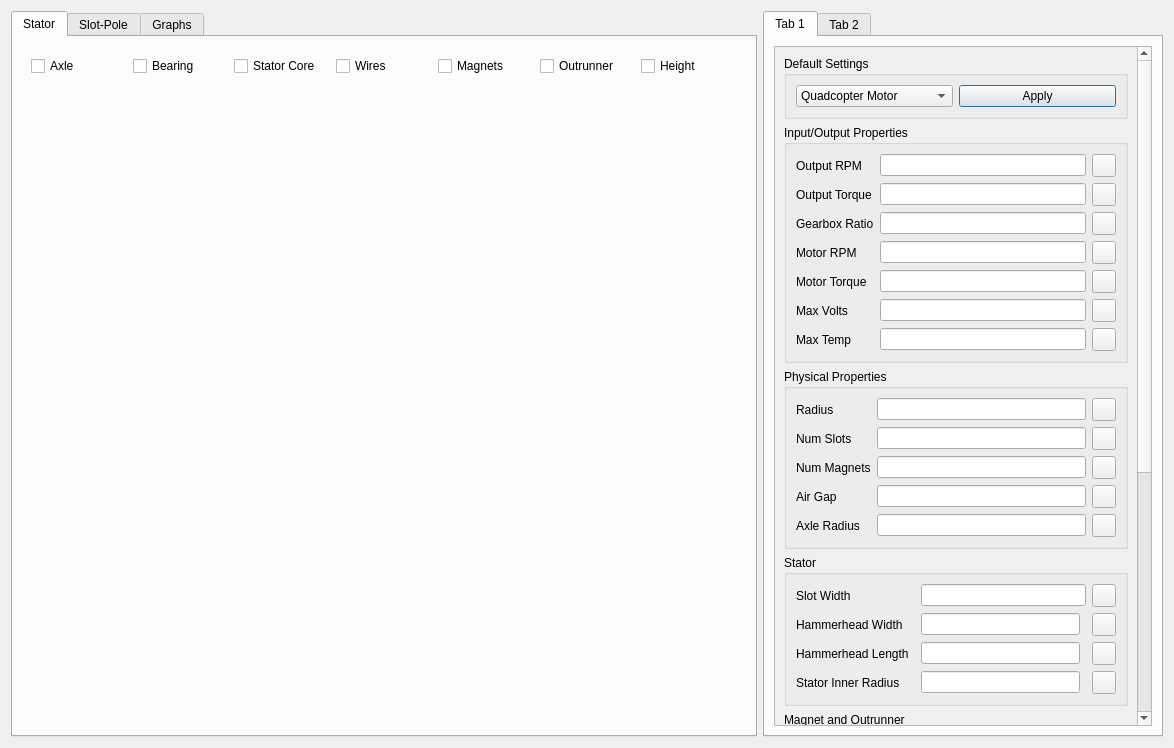
<?xml version="1.0" encoding="UTF-8"?>
<ui version="4.0">
 <class>BLDCDialog</class>
 <widget class="QDialog" name="BLDCDialog">
  <property name="geometry">
   <rect>
    <x>0</x>
    <y>0</y>
    <width>1174</width>
    <height>748</height>
   </rect>
  </property>
  <property name="sizePolicy">
   <sizepolicy hsizetype="Expanding" vsizetype="Expanding">
    <horstretch>1</horstretch>
    <verstretch>1</verstretch>
   </sizepolicy>
  </property>
  <property name="windowTitle">
   <string>Dialog</string>
  </property>
  <layout class="QHBoxLayout" name="horizontalLayout_2" stretch="1,1">
   <item>
    <widget class="QTabWidget" name="tabWidget">
     <property name="currentIndex">
      <number>0</number>
     </property>
     <widget class="QWidget" name="stator_display_tab">
      <attribute name="title">
       <string>Stator</string>
      </attribute>
      <layout class="QVBoxLayout" name="verticalLayout">
       <item>
        <widget class="QWidget" name="widget_2" native="true">
         <property name="maximumSize">
          <size>
           <width>16777215</width>
           <height>40</height>
          </size>
         </property>
         <layout class="QHBoxLayout" name="horizontalLayout">
          <item>
           <widget class="QCheckBox" name="display_axle_checkbox">
            <property name="text">
             <string>Axle</string>
            </property>
           </widget>
          </item>
          <item>
           <widget class="QCheckBox" name="display_bearing_checkbox">
            <property name="text">
             <string>Bearing</string>
            </property>
           </widget>
          </item>
          <item>
           <widget class="QCheckBox" name="display_stator_core_checkbox">
            <property name="text">
             <string>Stator Core</string>
            </property>
           </widget>
          </item>
          <item>
           <widget class="QCheckBox" name="display_wires_checkbox">
            <property name="text">
             <string>Wires</string>
            </property>
           </widget>
          </item>
          <item>
           <widget class="QCheckBox" name="display_magnets_checkbox">
            <property name="text">
             <string>Magnets</string>
            </property>
           </widget>
          </item>
          <item>
           <widget class="QCheckBox" name="display_outrunner_checkbox">
            <property name="text">
             <string>Outrunner</string>
            </property>
           </widget>
          </item>
          <item>
           <widget class="QCheckBox" name="display_height_checkbox">
            <property name="text">
             <string>Height</string>
            </property>
           </widget>
          </item>
         </layout>
        </widget>
       </item>
       <item>
        <widget class="PlotWidget" name="stator_plot_widget" native="true"/>
       </item>
      </layout>
     </widget>
     <widget class="QWidget" name="tab_2">
      <attribute name="title">
       <string>Slot-Pole</string>
      </attribute>
      <layout class="QVBoxLayout" name="verticalLayout_2">
       <item>
        <widget class="QWidget" name="slot_pole_grid_widget" native="true"/>
       </item>
      </layout>
     </widget>
     <widget class="QWidget" name="tab_5">
      <attribute name="title">
       <string>Graphs</string>
      </attribute>
      <layout class="QVBoxLayout" name="verticalLayout_3">
       <item>
        <widget class="QWidget" name="graph_widget" native="true"/>
       </item>
      </layout>
     </widget>
    </widget>
   </item>
   <item>
    <widget class="QTabWidget" name="tabWidget_2">
     <property name="maximumSize">
      <size>
       <width>400</width>
       <height>16777215</height>
      </size>
     </property>
     <widget class="QWidget" name="tab_3">
      <attribute name="title">
       <string>Tab 1</string>
      </attribute>
      <layout class="QVBoxLayout" name="verticalLayout_4">
       <item>
        <widget class="QScrollArea" name="scrollArea">
         <property name="widgetResizable">
          <bool>true</bool>
         </property>
         <widget class="QWidget" name="scrollAreaWidgetContents">
          <property name="geometry">
           <rect>
            <x>0</x>
            <y>0</y>
            <width>362</width>
            <height>1151</height>
           </rect>
          </property>
          <layout class="QVBoxLayout" name="verticalLayout_5">
           <item>
            <widget class="QGroupBox" name="groupBox_3">
             <property name="title">
              <string>Default Settings</string>
             </property>
             <layout class="QGridLayout" name="gridLayout_2">
              <item row="0" column="0">
               <widget class="QComboBox" name="default_settings_combobox">
                <item>
                 <property name="text">
                  <string>Quadcopter Motor</string>
                 </property>
                </item>
                <item>
                 <property name="text">
                  <string>Micro Motor</string>
                 </property>
                </item>
                <item>
                 <property name="text">
                  <string>MEMS Motor</string>
                 </property>
                </item>
                <item>
                 <property name="text">
                  <string>Car Motor</string>
                 </property>
                </item>
                <item>
                 <property name="text">
                  <string>Airplane Motor</string>
                 </property>
                </item>
               </widget>
              </item>
              <item row="0" column="1">
               <widget class="QPushButton" name="default_settings_apply_button">
                <property name="text">
                 <string>Apply</string>
                </property>
               </widget>
              </item>
             </layout>
            </widget>
           </item>
           <item>
            <widget class="QGroupBox" name="groupBox">
             <property name="title">
              <string>Input/Output Properties</string>
             </property>
             <layout class="QGridLayout" name="gridLayout">
              <item row="4" column="2">
               <widget class="LockUnlockButton" name="motor_torque_lock"/>
              </item>
              <item row="5" column="2">
               <widget class="LockUnlockButton" name="max_volts_lock"/>
              </item>
              <item row="2" column="2">
               <widget class="LockUnlockButton" name="gearbox_ratio_lock"/>
              </item>
              <item row="2" column="1">
               <widget class="QFractionEdit" name="gearbox_ratio_lineedit"/>
              </item>
              <item row="5" column="1">
               <widget class="QVoltageEdit" name="max_volts_lineedit"/>
              </item>
              <item row="2" column="0">
               <widget class="QLabel" name="label_3">
                <property name="text">
                 <string>Gearbox Ratio</string>
                </property>
               </widget>
              </item>
              <item row="4" column="0">
               <widget class="QLabel" name="label_4">
                <property name="text">
                 <string>Motor Torque</string>
                </property>
               </widget>
              </item>
              <item row="1" column="1">
               <widget class="QTorqueEdit" name="output_torque_lineedit"/>
              </item>
              <item row="3" column="0">
               <widget class="QLabel" name="label_5">
                <property name="text">
                 <string>Motor RPM</string>
                </property>
               </widget>
              </item>
              <item row="0" column="1">
               <widget class="QRotationalVelocityEdit" name="output_rpm_lineedit"/>
              </item>
              <item row="1" column="2">
               <widget class="LockUnlockButton" name="output_torque_lock"/>
              </item>
              <item row="0" column="2">
               <widget class="LockUnlockButton" name="output_rpm_lock"/>
              </item>
              <item row="5" column="0">
               <widget class="QLabel" name="label_6">
                <property name="text">
                 <string>Max Volts</string>
                </property>
               </widget>
              </item>
              <item row="3" column="1">
               <widget class="QRotationalVelocityEdit" name="motor_rpm_lineedit"/>
              </item>
              <item row="3" column="2">
               <widget class="LockUnlockButton" name="motor_rpm_lock"/>
              </item>
              <item row="1" column="0">
               <widget class="QLabel" name="label_2">
                <property name="text">
                 <string>Output Torque</string>
                </property>
               </widget>
              </item>
              <item row="0" column="0">
               <widget class="QLabel" name="label">
                <property name="text">
                 <string>Output RPM</string>
                </property>
               </widget>
              </item>
              <item row="4" column="1">
               <widget class="QTorqueEdit" name="motor_torque_lineedit"/>
              </item>
              <item row="6" column="0">
               <widget class="QLabel" name="label_7">
                <property name="text">
                 <string>Max Temp</string>
                </property>
               </widget>
              </item>
              <item row="6" column="1">
               <widget class="QTemperatureEdit" name="max_temp_lineedit"/>
              </item>
              <item row="6" column="2">
               <widget class="LockUnlockButton" name="max_temp_lock"/>
              </item>
             </layout>
            </widget>
           </item>
           <item>
            <widget class="QGroupBox" name="groupBox_2">
             <property name="title">
              <string>Physical Properties</string>
             </property>
             <layout class="QGridLayout" name="gridLayout_3">
              <item row="0" column="0">
               <widget class="QLabel" name="label_8">
                <property name="text">
                 <string>Radius</string>
                </property>
               </widget>
              </item>
              <item row="0" column="1">
               <widget class="QLengthEdit" name="radius_lineedit"/>
              </item>
              <item row="0" column="2">
               <widget class="LockUnlockButton" name="radius_lock"/>
              </item>
              <item row="1" column="0">
               <widget class="QLabel" name="label_9">
                <property name="text">
                 <string>Num Slots</string>
                </property>
               </widget>
              </item>
              <item row="1" column="1">
               <widget class="QEvalEdit" name="num_slots_lineedit"/>
              </item>
              <item row="1" column="2">
               <widget class="LockUnlockButton" name="num_slots_lock"/>
              </item>
              <item row="2" column="0">
               <widget class="QLabel" name="label_10">
                <property name="text">
                 <string>Num Magnets</string>
                </property>
               </widget>
              </item>
              <item row="2" column="1">
               <widget class="QEvalEdit" name="num_magnets_lineedit"/>
              </item>
              <item row="2" column="2">
               <widget class="LockUnlockButton" name="num_magnets_lock"/>
              </item>
              <item row="3" column="0">
               <widget class="QLabel" name="label_11">
                <property name="text">
                 <string>Air Gap</string>
                </property>
               </widget>
              </item>
              <item row="3" column="1">
               <widget class="QLengthEdit" name="air_gap_lineedit"/>
              </item>
              <item row="3" column="2">
               <widget class="LockUnlockButton" name="air_gap_lock"/>
              </item>
              <item row="4" column="0">
               <widget class="QLabel" name="label_12">
                <property name="text">
                 <string>Axle Radius</string>
                </property>
               </widget>
              </item>
              <item row="4" column="1">
               <widget class="QLengthEdit" name="axle_radius_lineedit"/>
              </item>
              <item row="4" column="2">
               <widget class="LockUnlockButton" name="axle_radius_lock"/>
              </item>
             </layout>
            </widget>
           </item>
           <item>
            <widget class="QGroupBox" name="groupBox_4">
             <property name="title">
              <string>Stator</string>
             </property>
             <layout class="QGridLayout" name="gridLayout_4">
              <item row="8" column="4">
               <widget class="LockUnlockButton" name="stator_inner_radius_lock"/>
              </item>
              <item row="8" column="0">
               <widget class="QLabel" name="label_16">
                <property name="text">
                 <string>Stator Inner Radius</string>
                </property>
               </widget>
              </item>
              <item row="8" column="2">
               <widget class="QLengthEdit" name="stator_inner_radius_lineedit"/>
              </item>
              <item row="0" column="0" colspan="2">
               <widget class="QLabel" name="label_13">
                <property name="text">
                 <string>Slot Width</string>
                </property>
               </widget>
              </item>
              <item row="7" column="4">
               <widget class="LockUnlockButton" name="hammerhead_length_lock"/>
              </item>
              <item row="7" column="2">
               <widget class="QLengthEdit" name="hammerhead_length_lineedit"/>
              </item>
              <item row="0" column="2" colspan="2">
               <widget class="QLengthEdit" name="slot_width_lineedit"/>
              </item>
              <item row="7" column="0">
               <widget class="QLabel" name="label_15">
                <property name="text">
                 <string>Hammerhead Length</string>
                </property>
               </widget>
              </item>
              <item row="1" column="2">
               <widget class="QLengthEdit" name="hammerhead_width_lineedit"/>
              </item>
              <item row="1" column="0">
               <widget class="QLabel" name="label_14">
                <property name="text">
                 <string>Hammerhead Width</string>
                </property>
               </widget>
              </item>
              <item row="0" column="4">
               <widget class="LockUnlockButton" name="slot_width_lock"/>
              </item>
              <item row="1" column="4">
               <widget class="LockUnlockButton" name="hammerhead_width_lock"/>
              </item>
             </layout>
            </widget>
           </item>
           <item>
            <widget class="QGroupBox" name="groupBox_5">
             <property name="title">
              <string>Magnet and Outrunner</string>
             </property>
             <layout class="QGridLayout" name="gridLayout_5">
              <item row="0" column="2">
               <widget class="LockUnlockButton" name="magnet_thickness_lock"/>
              </item>
              <item row="0" column="1">
               <widget class="QLengthEdit" name="magnet_thickness_lineedit"/>
              </item>
              <item row="0" column="0">
               <widget class="QLabel" name="label_17">
                <property name="text">
                 <string>Magnet Thickness</string>
                </property>
               </widget>
              </item>
              <item row="1" column="0">
               <widget class="QLabel" name="label_18">
                <property name="text">
                 <string>Outrunner Thickness</string>
                </property>
               </widget>
              </item>
              <item row="1" column="2">
               <widget class="LockUnlockButton" name="outrunner_thickness_lock"/>
              </item>
              <item row="1" column="1">
               <widget class="QLengthEdit" name="outrunner_thickness_lineedit"/>
              </item>
             </layout>
            </widget>
           </item>
           <item>
            <widget class="QGroupBox" name="groupBox_6">
             <property name="title">
              <string>Wire</string>
             </property>
             <layout class="QGridLayout" name="gridLayout_6">
              <item row="2" column="1">
               <widget class="QEvalEdit" name="turns_per_slot_lineedit"/>
              </item>
              <item row="0" column="1">
               <widget class="QLengthEdit" name="wire_diameter_lineedit"/>
              </item>
              <item row="3" column="0">
               <widget class="QLabel" name="label_21">
                <property name="text">
                 <string>Needle Diameter</string>
                </property>
               </widget>
              </item>
              <item row="3" column="2">
               <widget class="LockUnlockButton" name="needle_diameter_lock"/>
              </item>
              <item row="3" column="1">
               <widget class="QLengthEdit" name="needle_diameter_lineedit"/>
              </item>
              <item row="0" column="0">
               <widget class="QLabel" name="label_19">
                <property name="text">
                 <string>Wire Diameter</string>
                </property>
               </widget>
              </item>
              <item row="0" column="2">
               <widget class="LockUnlockButton" name="wire_diameter_lock"/>
              </item>
              <item row="4" column="1">
               <widget class="QLineEdit" name="turns_per_layer_lineedit"/>
              </item>
              <item row="4" column="0">
               <widget class="QLabel" name="label_22">
                <property name="text">
                 <string>Turns Per Layer</string>
                </property>
               </widget>
              </item>
              <item row="2" column="2">
               <widget class="LockUnlockButton" name="turns_per_slot_lock"/>
              </item>
              <item row="5" column="1">
               <widget class="QCheckBox" name="tight_pack_checkbox">
                <property name="text">
                 <string>Tight Pack (Hexagonal)</string>
                </property>
               </widget>
              </item>
              <item row="2" column="0">
               <widget class="QLabel" name="label_20">
                <property name="text">
                 <string>Turns Per Slot</string>
                </property>
               </widget>
              </item>
              <item row="4" column="2">
               <widget class="LockUnlockButton" name="turns_per_layer_lock"/>
              </item>
              <item row="6" column="1">
               <widget class="QCheckBox" name="needle_winding_checkbox">
                <property name="text">
                 <string>Needle Winding</string>
                </property>
               </widget>
              </item>
             </layout>
            </widget>
           </item>
           <item>
            <widget class="QGroupBox" name="groupBox_7">
             <property name="title">
              <string>CNC</string>
             </property>
             <layout class="QGridLayout" name="gridLayout_7">
              <item row="1" column="1">
               <widget class="QLengthEdit" name="drill_bit_diameter_lineedit"/>
              </item>
              <item row="1" column="2">
               <widget class="LockUnlockButton" name="drill_bit_diameter_lock"/>
              </item>
              <item row="1" column="0">
               <widget class="QLabel" name="label_23">
                <property name="text">
                 <string>Drill Bit Diameter</string>
                </property>
               </widget>
              </item>
              <item row="0" column="1">
               <widget class="QCheckBox" name="cnc_milling_checkbox">
                <property name="text">
                 <string>CNC Milling</string>
                </property>
               </widget>
              </item>
             </layout>
            </widget>
           </item>
          </layout>
         </widget>
        </widget>
       </item>
      </layout>
     </widget>
     <widget class="QWidget" name="tab_4">
      <attribute name="title">
       <string>Tab 2</string>
      </attribute>
     </widget>
    </widget>
   </item>
  </layout>
 </widget>
 <customwidgets>
  <customwidget>
   <class>LockUnlockButton</class>
   <extends>QToolButton</extends>
   <header>.lock_button_ui</header>
  </customwidget>
  <customwidget>
   <class>QTorqueEdit</class>
   <extends>QLineEdit</extends>
   <header>.torque_ui</header>
  </customwidget>
  <customwidget>
   <class>QLengthEdit</class>
   <extends>QLineEdit</extends>
   <header>.length_ui</header>
  </customwidget>
  <customwidget>
   <class>QFractionEdit</class>
   <extends>QLineEdit</extends>
   <header>.fraction_ui</header>
  </customwidget>
  <customwidget>
   <class>QEvalEdit</class>
   <extends>QLineEdit</extends>
   <header>.eval_ui</header>
  </customwidget>
  <customwidget>
   <class>QRotationalVelocityEdit</class>
   <extends>QLineEdit</extends>
   <header>.rotational_velocity_ui</header>
  </customwidget>
  <customwidget>
   <class>QTemperatureEdit</class>
   <extends>QLineEdit</extends>
   <header>.temperature_ui</header>
  </customwidget>
  <customwidget>
   <class>QVoltageEdit</class>
   <extends>QLineEdit</extends>
   <header>.voltage_ui</header>
  </customwidget>
  <customwidget>
   <class>PlotWidget</class>
   <extends>QWidget</extends>
   <header>pyqtgraph</header>
   <container>1</container>
  </customwidget>
 </customwidgets>
 <resources/>
 <connections/>
</ui>
